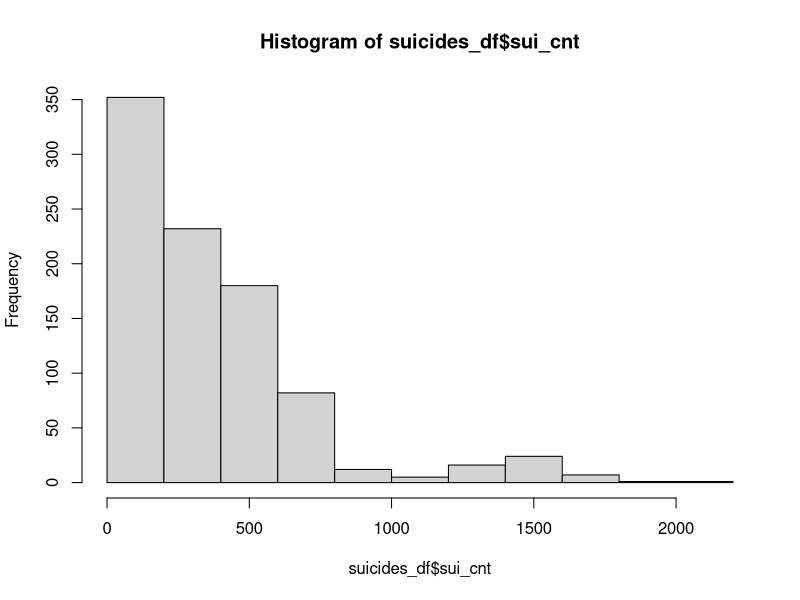
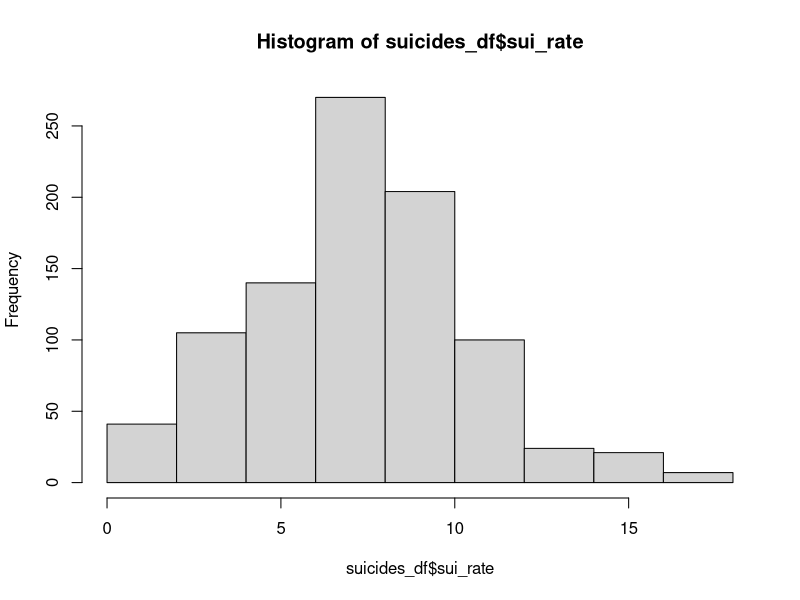
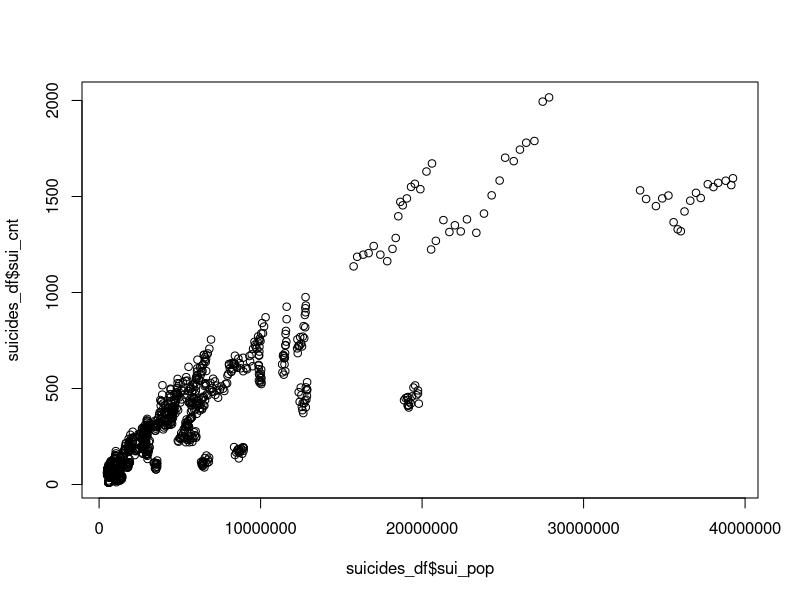

Here is the R script that generated these plots, in order: (Note: this script raises an error after producing the figures.)
library(xml2)
library(readxl)
library(readr)
library(tidyr)
library(dplyr)
library(purrr)
library(ggplot2)
library(lubridate)

# Set options to limit sci notation and decimal places
options(scipen = 999, digits = 3)

# =======================================================================
# 
# Data Import - CDC Suicides, CDC Homicides, CDC Population
# 
# =======================================================================

# Data accessed at
# https://wonder.cdc.gov/

# Import CDC Suicide Data (edited version with additional footer data deleted) 
suicides_df <- read_tsv("data_edited/CDC_FirearmSuicide_1999-2016.txt")

# Review general layout by viewing head of file
head(suicides_df)

# Remove duplicate/empty columns, make Rate numeric
suicides_df$Notes <- NULL
suicides_df$'State Code' <- NULL
suicides_df$'Year Code' <- NULL
suicides_df$`Crude Rate` <- as.numeric(suicides_df$`Crude Rate`)

# Standardize and sepcify variable names (plan to merge w/ homicide data)
suicides_df <- suicides_df %>%
  rename(state = State) %>%
  rename(year = Year) %>%
  rename(sui_cnt = Deaths) %>%
  rename(sui_pop = Population) %>%
  rename(sui_rate = 'Crude Rate')

# Check results
head(suicides_df)

# Check for NAs and other data issues
summary(suicides_df)

# 13 NA's in suicide rate?
suicides_df %>%
  filter(is.na(sui_rate))

# DC & RI too few for calculation, replace NA w/ calculation
suicides_df <- mutate(suicides_df, sui_rate = ifelse(is.na(sui_rate), round(sui_cnt / sui_pop * 100000, 1), sui_rate))
summary(suicides_df)

# Run histograms to check distribution of values, any outliers
hist(suicides_df$sui_cnt)
hist(suicides_df$sui_rate)
plot(suicides_df$sui_pop, suicides_df$sui_cnt)
# Looks like everything checks out: fairly normal dist on rate, right skewed count due to pop size

# Export to data_cleaned per Section 3 Data Wrangling Ex. 7
write_csv(suicides_df, path = "data_cleaned/suicides_df.csv")

# =======================================================================

# Repeat process w/ appropriate variable adjustments for homicide data
homicides_df <- read_tsv("data_edited/CDC_FirearmHomicide_1999-2016.txt")

head(homicides_df)

homicides_df$Notes <- NULL
homicides_df$'State Code' <- NULL
homicides_df$'Year Code' <- NULL
homicides_df$`Crude Rate` <- as.numeric(homicides_df$`Crude Rate`)

homicides_df <- homicides_df %>%
  rename(state = State) %>%
  rename(year = Year) %>%
  rename(hom_cnt = Deaths) %>%
  rename(hom_pop = Population) %>%
  rename(hom_rate = 'Crude Rate')

# Check results
head(homicides_df)

# Check for NAs and other data issues
summary(homicides_df)

# 86 NA's in hom_rate
homicides_df %>%
  filter(is.na(hom_rate))

# Same issue as suicides data - replace NA hom_rate w/ calculation
homicides_df <- mutate(homicides_df, hom_rate = ifelse(is.na(hom_rate), round(hom_cnt / hom_pop * 100000, 1), hom_rate))
summary(homicides_df)

# Run histograms to check distribution of values, any outliers
hist(homicides_df$hom_cnt)
hist(homicides_df$hom_rate)
plot(homicides_df$hom_pop, homicides_df$hom_cnt)
# Right skewed count due to pop size. Curious long right tail in dist on rate? 

homicides_df %>%
  filter(hom_rate > 10) %>%
  arrange(desc(hom_rate)) %>%
  print(n = 25)
# DC rate extremely high, partially due to small population
hist(homicides_df$hom_rate[homicides_df$state != "District of Columbia"])

# Export to data_cleaned per Section 3 Data Wrangling Ex. 7
write_csv(homicides_df, path = "data_cleaned/homicides_df.csv")

# =======================================================================

# Modify process to adjust for population data

# Import CDC Population Data (baseline for joining suicide/homicide data)
population_df <- read_tsv("data_edited/CDC_PopEst_1990-2016.txt")
head(population_df)

# Similar adjustments for population table
population_df$Notes <- NULL
population_df$`Yearly July 1st Estimates Code` <- NULL
population_df$`State Code` <- NULL

population_df <- population_df %>%
  rename(state = State) %>%
  rename(year = `Yearly July 1st Estimates`) %>%
  rename(pop = Population)
  
# Filter for Years applicable to available CDC data
population_df <- population_df %>%
  filter(year >= 1999)

# Check to make sure totals match up (51 states x 18 years)
51*18 == nrow(population_df)

# Check results
head(population_df)
summary(population_df)
hist(population_df$pop)

# Export to data_cleaned per Section 3 Data Wrangling Ex. 7
write_csv(population_df, path = "data_cleaned/population_df.csv")

# =======================================================================
# 
# Data Merge - CDC Suicides, CDC Homicides, CDC Population
# 
# =======================================================================

# Create standard join key variable for most common table join 
join_key <- c("state", "year")

# Join Population base table w/ homicides and suicides tables
gun_deaths_df <- left_join(population_df, homicides_df, by = join_key) %>%
  left_join(suicides_df, by = join_key) %>%
  select(-hom_pop, -sui_pop)

# Check results
head(gun_deaths_df)
summary(gun_deaths_df)

# Need to address 91 NA's in Homicide and HomicideRate and 6 NA's in Suicide & Suicide Rate
# Select list of States w/ NA in Homicides
# Calculate Min-Max-Mean for each State w/ NA to guide interpolation
gun_deaths_df %>%
  filter(is.na(hom_cnt)) %>%
  select(state) %>%
  unique() %>%  
  left_join(gun_deaths_df, by = "state") %>%
  group_by(state) %>%
  summarise(min = min(hom_cnt, na.rm = TRUE), max = max(hom_cnt, na.rm = TRUE), mean = mean(hom_cnt, na.rm = TRUE))

# Results suggest using mean to replace missing values

# Repeat for Suicide data
gun_deaths_df %>%
  filter(is.na(sui_cnt)) %>%
  select(state) %>%
  unique() %>%
  left_join(gun_deaths_df, by = "state") %>%
  group_by(state) %>%
  summarise(min = min(sui_cnt, na.rm = TRUE), max = max(sui_cnt, na.rm = TRUE), mean = mean(sui_cnt, na.rm = TRUE))

# Again the mean looks like the best replacement value

# Replace NA in Suicides/Homicides with Mean for respective State
# Calculate hom_rate and sui_rate to replace NA values 
gun_deaths_df <- gun_deaths_df %>%
  group_by(state) %>%
  mutate(hom_cnt = ifelse(is.na(hom_cnt), as.integer(mean(hom_cnt, na.rm = TRUE)), hom_cnt)) %>%
  mutate(sui_cnt = ifelse(is.na(sui_cnt), as.integer(mean(sui_cnt, na.rm = TRUE)), sui_cnt)) %>%
  mutate(hom_rate = ifelse(is.na(hom_rate), round(hom_cnt / pop * 100000, 1), hom_rate)) %>% 
  mutate(sui_rate = ifelse(is.na(sui_rate), round(sui_cnt / pop * 100000, 1), sui_rate))

# Check results
summary(gun_deaths_df)

# Export to data_cleaned per Section 3 Data Wrangling Ex. 7
write_csv(gun_deaths_df, path = "data_cleaned/gun_deaths_df.csv")

# =======================================================================
# 
# Import Region/Subregion data to join on State for higher level analysis
# 
# =======================================================================

# Regional data information accessed at
# https://www2.census.gov/geo/docs/maps-data/maps/reg_div.txt

regions_df <- read_excel("data_edited/State_FIPS_Codes.xlsx")

# Check data
head(regions_df)

# Convert code fields to integer
regions_df$fips_st <- as.integer(regions_df$fips_st)
regions_df$reg_code <- as.integer(regions_df$reg_code)
regions_df$subreg_code <- as.integer(regions_df$subreg_code)

# Create region and subregion fields w/ code+name for sorting/labeling purposes
regions_df <- regions_df %>%
  unite(region, reg_code, reg_name, sep = "-", remove = FALSE) %>%
  unite(subregion, subreg_code, subreg_name, sep = "-", remove = FALSE)

# Check results
head(regions_df)
summary(regions_df)

# Export to data_cleaned per Section 3 Data Wrangling Ex. 7
write_csv(regions_df, path = "data_cleaned/regions_df.csv")

# =======================================================================
# 
# Import Boston University School of Public Health Gun Law Data
# 
# =======================================================================

# Data accessed at
# https://www.statefirearmlaws.org/table.html

state_laws_df <- read.csv("data_edited/state_gun_law_database.csv")
state_codes_df <- read_xlsx("data_edited/state_gun_laws_codebook.xlsx")

head(state_laws_df)
str(state_laws_df)

head(state_codes_df)
str(state_codes_df)


# Clean up category names in State Firearm Codes
state_codes_df <- state_codes_df %>%
  select(cat_code = `Category Code`, cat = Category, sub_cat = `Sub-Category`, var_name = `Variable Name`)

# Filter state law data for 1999-2016 period only
state_laws_df <- state_laws_df %>%
  filter(year >= 1999 & year <= 2016)

# Address issues related to large number of variables in state_laws_df

# View category names for var_name lookup
unique(state_codes_df$cat)

# Use code below to generate var_name by cat for mutate below
state_codes_df %>%
  filter(cat == "Buyer regulations") %>%
  select(var_name)

# Collapse 134 individual variables in to 14 larger category groupings
laws_cat_df <- state_laws_df %>%
  mutate(deal_reg = dealer + dealerh + recordsall + recordsdealerh + recordsall + 
           reportdealer + reportdealerh + reportall + reportallh + purge + residential + 
           theft + security + inspection + liability + junkgun) %>%
  mutate(buy_reg = waiting + waitingh + permit + permith + permitlaw + fingerprint +
           training + registration + registrationh + defactoreg + defactoregh + age21handgunsale + 
           age18longgunsale + age21longgunsale + age21longgunsaled + loststolen + onepermonth) %>%
  mutate(high_risk = felony + violent + violenth + violentpartial + invcommitment + 
           invoutpatient + danger + drugmisdemeanor + alctreatment + alcoholism) %>%
  mutate(bkgrnd_chk = universal + universalh + gunshow + gunshowh + universalpermit + universalpermith + 
           backgroundpurge + threedaylimit + mentalhealth + statechecks + statechecksh) %>%
  mutate(ammo_reg = ammlicense + ammrecords + ammpermit + ammrestrict + amm18 +
           amm21h + ammbackground) %>%
  mutate(poss_reg = age21handgunpossess + age18longgunpossess + age21longgunpossess + 
           gvro + gvrolawenforcement + college + collegeconcealed + elementary + opencarryh +
           opencarryl + opencarrypermith + opencarrypermitl) %>%
  mutate(conceal_reg = permitconcealed + mayissue + showing + ccrevoke + ccbackground +
           ccbackgroundnics + ccrenewbackground) %>%
  mutate(assault_mag = assault + onefeature + assaultlist + assaultregister + assaulttransfer +
           magazine + tenroundlimit + magazinepreowned) %>%
  mutate(child_acc = lockd + lockp + lockstandards + locked + capliability + capaccess +
           capuses + capunloaded + cap18 + cap16 + cap14) %>%
  mutate(gun_traff = traffickingbackground + traffickingprohibited + traffickingprohibitedh +
           strawpurchase + strawpurchaseh + microstamp + personalized) %>%
  mutate(stnd_grnd = nosyg) %>%
  mutate(pre_empt = preemption + preemptionbroad + preemptionnarrow) %>%
  mutate(immunity_ = immunity) %>%
  mutate(dom_viol = mcdv + mcdvdating + mcdvsurrender + mcdvsurrendernoconditions +
           mcdvsurrenderdating + mcdvremovalallowed + mcdvremovalrequired + incidentremoval +
           incidentall + dvro) %>%
  select(state, year, contains("_"))

head(laws_cat_df)
summary(laws_cat_df)
str(laws_cat_df)

# Export to data_cleaned per Section 3 Data Wrangling Ex. 7
write_csv(state_laws_df, path = "data_cleaned/state_laws_df.csv")
write_csv(laws_cat_df, path = "data_cleaned/laws_cat_df.csv")


# =======================================================================
# 
# Import Giffords Law Center Gun Law Data
# 
# =======================================================================

# Data accessed at 
# http://lawcenter.giffords.org/

# Import Giffords Law Center data, compiled in CSV from website data
giff_grd_df <- read.csv("data_edited/giffords_gunlawscorecard.csv")

# Import LetterGardeConverter to translate letter to numeric grade
grd_conv_df <- read.csv("data_edited/LetterGradeConverter.csv")

# Review data frame contents

head(grd_conv_df)
head(giff_grd_df)
str(giff_grd_df)
summary(giff_grd_df)

# Reverse numerical ordering of death_rnk to 1 for Fewest 50 for Most
# More intuitive to have rank on both reflect greater safety
giff_grd_df <- giff_grd_df %>%
  mutate(death_rnk = 51 - death_rnk)

head(giff_grd_df)

# Calculate numerical grade from grd_conv_df table, re-arrange table
giff_grd_df <- giff_grd_df %>%
  left_join(grd_conv_df, by = c("law_grd" = "Letter")) %>%
  select(state, year, law_grd, law_score = GPA, law_rnk, death_rnk, bkgrnd_chk) %>%
  arrange(state, year)

head(giff_grd_df)

# Create aggreagte data table w/ avg scores and ranks by state
giff_agg_df <- giff_grd_df %>%
  group_by(state) %>%
  summarise(avg_score = round(mean(law_score), 2), avg_law_rnk = round(mean(law_rnk), 2), 
            avg_death_rnk = round(mean(death_rnk), 2), avg_bkgrnd = round(mean(bkgrnd_chk), 2))

# Export to data_cleaned per Section 3 Data Wrangling Ex. 7
write_csv(giff_grd_df, path = "data_cleaned/giff_grd_df.csv")
write_csv(giff_agg_df, path = "data_cleaned/giff_agg_df.csv")

# =======================================================================
# 
# Import Gun Ownership Data and Guns & Ammo Magazine Rankings
# 
# =======================================================================

# Data accessed at
# http://injuryprevention.bmj.com/content/22/3/216
# http://www.gunsandammo.com/second-amendment/best-states-for-gun-owners-2017/
# http://www.gunsandammo.com/network-topics/culture-politics-network/best-states-for-gun-owners-2015/

gun_own_2013_df <- read_excel("data_edited/gun_ownership_rates_2013.xlsx")
gun_ammo_df <- read.csv("data_edited/guns_ammo_rankings.csv")

head(gun_own_2013_df)
summary(gun_own_2013_df)

head(gun_ammo_df)
summary(gun_ammo_df)

# No data cleaning required


# =======================================================================
# 
# Import CDC Suicide Data ALL METHODS
# 
# =======================================================================

# Data accessed at
# https://wonder.cdc.gov/

# Import CDC Suicide Data, ALL METHODS (edited version with additional footer data deleted) 
all_suicides_df <- read_tsv("data_edited/CDC_AllSuicides_State_1999-2016.txt")

# Review general layout by viewing head of file
head(all_suicides_df)

# Remove duplicate/empty columns, make Rate numeric
all_suicides_df$Notes <- NULL
all_suicides_df$'State Code' <- NULL
all_suicides_df$'Year Code' <- NULL
all_suicides_df$`Crude Rate` <- as.numeric(all_suicides_df$`Crude Rate`)

# Standardize and sepcify variable names (plan to merge w/ homicide data)
all_suicides_df <- all_suicides_df %>%
  rename(state = State) %>%
  rename(year = Year) %>%
  rename(all_sui_cnt = Deaths) %>%
  rename(all_sui_pop = Population) %>%
  rename(all_sui_rate = 'Crude Rate')

summary(all_suicides_df)
